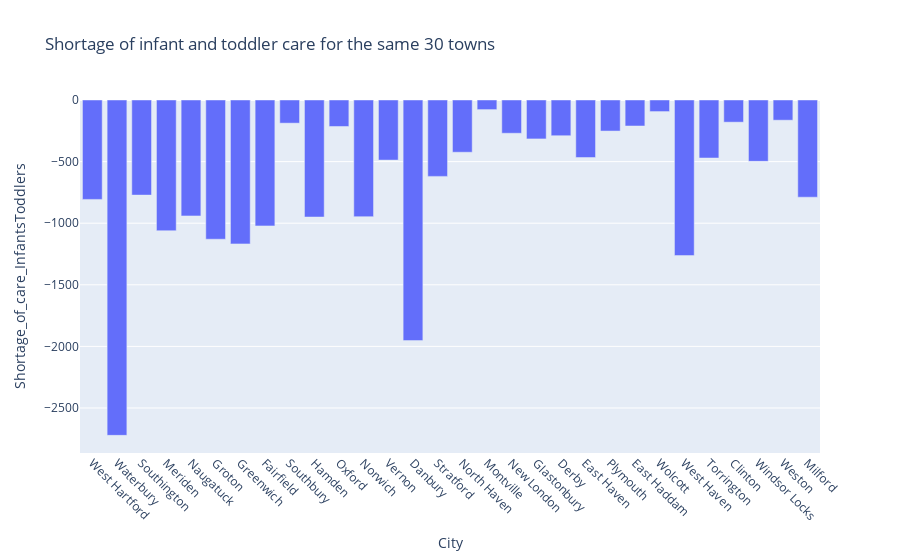

This figure's notebook cell:
### Code cell
# produce a plot of shortage of care for infants and toddlers from the same sorted subset df3
# based on the ascending sort of shortage of care for preschoolers
# in this case, it looks like shortage of care for preschoolers guarantees shortage of care for infants and toddlers

fig = px.bar(df3, x="City", y="Shortage_of_care_InfantsToddlers", title='Shortage of infant and toddler care for the same 30 towns') 
fig.update_xaxes(tickangle=45)
fig.show()

### Figure 1 — Plotly figure (JSON) as saved in the notebook; plotly's stock layout.template omitted (floating-point values rounded to 4 significant figures)
{"data": [{"alignmentgroup": "True", "hovertemplate": "City=%{x}<br>Shortage_of_care_InfantsToddlers=%{y}<extra></extra>", "legendgroup": "", "marker": {"color": "#636efa"}, "name": "", "offsetgroup": "", "orientation": "v", "showlegend": false, "textposition": "auto", "type": "bar", "x": ["West Hartford", "Waterbury", "Southington", "Meriden", "Naugatuck", "Groton", "Greenwich", "Fairfield", "Southbury", "Hamden", "Oxford", "Norwich", "Vernon", "Danbury", "Stratford", "North Haven", "Montville", "New London", "Glastonbury", "Derby", "East Haven", "Plymouth", "East Haddam", "Wolcott", "West Haven", "Torrington", "Clinton", "Windsor Locks", "Weston", "Milford"], "xaxis": "x", "y": [-807, -2722, -772, -1061, -941, -1130, -1168, -1022, -188, -950, -215, -947, -488, -1953, -620, -424, -78, -270, -316, -290, -467, -252, -211, -94, -1263, -471, -180, -498, -164, -789], "yaxis": "y"}], "layout": {"barmode": "relative", "legend": {"tracegroupgap": 0}, "title": {"text": "Shortage of infant and toddler care for the same 30 towns"}, "xaxis": {"anchor": "y", "domain": [0, 1], "tickangle": 45, "title": {"text": "City"}}, "yaxis": {"anchor": "x", "domain": [0, 1], "title": {"text": "Shortage_of_care_InfantsToddlers"}}}}
